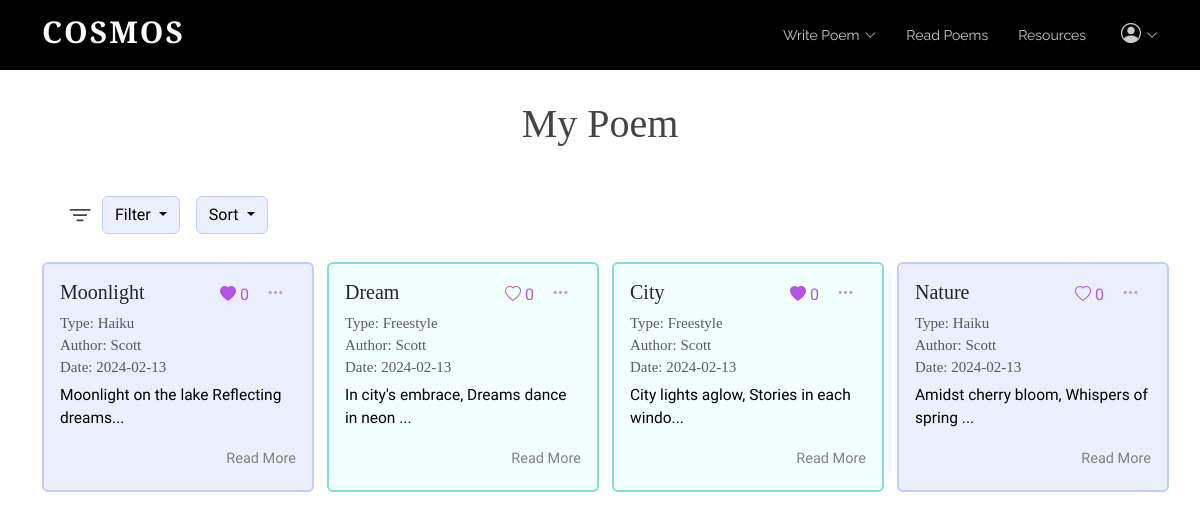
Page /mypage (signed in) on the committed database.
### tables this page shows
CREATE TABLE "Poem" (
	"username"	TEXT,
	"content"	TEXT,
	"date"	TEXT,
	"title"	TEXT,
	"type"	TEXT
, "id"	INTEGER, "numLikes"	INTEGER, "sentiment"	INTEGER, "iamb"	INTEGER);

### app.py (the view)
@app.route('/mypage', methods=['GET']) # / => main homepage; decorator
def mypage(): #index func calls render_template, showing login.html on website
	isLogin = False
	if request.method == "POST":
		pass
	else:
		conn = sqlite3.connect('static/database.db')
		cursor = conn.cursor()
		query = """
			SELECT P.username, P.content, P.date, P.title, P.type,P.id, P.numLikes, P.iamb,
				   COALESCE(L.liked, 0) AS liked
			FROM Poem P
			LEFT JOIN Likes L ON P.id = L.poem_id AND L.username = ?
		"""
		cursor.execute(query, (session.get("username"),))
		rows = cursor.fetchall()
		usernames = []  # ["scott", "alice"]
		contents = []  # ["poem...", "poem2..."]
		dates = []  # ["2023-12-12", "2022-10-10"]
		titles = []
		types = []
		likes = []
		ids = []
		num_likes = []
		iambs = []
		for row in rows:
			usernames.append(row[0])
			contents.append(row[1])
			dates.append(row[2])
			titles.append(row[3])
			if row[4] == "free":
				types.append("Freestyle")
			else:
				types.append(row[4].title())
			likes.append(row[6])
			iambs.append(row[7])
			ids.append(row[5])
			num_likes.append(row[8])
		print("ABCCCCC",iambs)
		if "username" not in session:
			isLogin = False
			return redirect(url_for('login'))
		else:
			isLogin = True
		return render_template('mypage.html',ids=ids, usernames=usernames, contents=contents,
							   dates=dates, titles=titles, types=types, liked_status=likes, iambs=iambs,
							   num_poems=len(usernames), isLogin=isLogin, username = session["username"],num_likes=num_likes)

### templates/mypage.html (shortened to what this page needs)
<!DOCTYPE html>
<html lang="en">
  <head>
    <link href="../static/vendor/aos/aos.css" rel="stylesheet">
    <link href="../static/vendor/bootstrap/css/bootstrap.min.css" rel="stylesheet">
    <link href="../static/vendor/bootstrap-icons/bootstrap-icons.css" rel="stylesheet">
    <link href="../static/vendor/boxicons/css/boxicons.min.css" rel="stylesheet">
    <link href="../static/vendor/glightbox/css/glightbox.min.css" rel="stylesheet">
    <link href="../static/vendor/swiper/swiper-bundle.min.css" rel="stylesheet">
    <link href="../static/css/style.css" rel="stylesheet">
  </head>
  <body>
 <header id="header" class="fixed-top d-flex align-items-center">
    <div class="container d-flex justify-content-between">
      <div class="logo">
        <h1><a href="{{url_for('index')}}">Cosmos</a></h1>
      </div>
      <nav id="navbar" class="navbar">
        <ul>
          <li class="dropdown"><a href="{{url_for('bwrite')}}"><span>Write Poem</span> <i class="bi bi-chevron-down"></i></a>
          </li>
          <li><a class="nav-link scrollto" href="{{url_for('board')}}">Read Poems</a></li>
          <li><a class="nav-link scrollto" href="{{url_for('tube')}}">Resources</a></li>
          {% if isLogin %}
            <li class="dropdown">
              <a  class="color-white"><span><i class="bi bi-person-circle large-icon"></i></span> <i class="bi bi-chevron-down"></i></a>
            </li>
          {% else %}
            <li><a class="nav-link scrollto" href="{{url_for('login')}}">Login</a></li>
          {% endif %}
        </ul>
      </nav>
    </div>
  </header>
      <main>
        <div class="container stat-mt">
          <h1 class="mb-5 text-center">My Poem</h1>
  <div class="d-flex">
      <i class="bi bi-filter ms-5 ms-md-4 me-2 bigbigicon"></i>
<div class="dropdown me-3">
  <button class="btn btn-secondary dropdown-toggle" type="button" id="filterMenuButton" data-bs-toggle="dropdown" aria-expanded="false">
    Filter
  </button>
</div>
<div class="dropdown">
  <button class="btn btn-secondary dropdown-toggle" type="button" id="sortMenuButton" data-bs-toggle="dropdown" aria-expanded="false">
    Sort
  </button>
</div>
  </div>
          <div class="row poem-container">
              {% set counter = 0 %}
                    {% for i in range(num_poems) %}
                        {% if username == usernames[i] %}
                            {% set counter = counter + 1 %}
                          {% if counter < 4 %}
                            <div class="col-md-6 col-lg-3 poem-item filter-{{types[i]}} mt-4 mt-md-4" data-title="{{titles[i]}}" data-date="{{dates[i][0:10]}}" data-type="{{types[i]}}" data-likes ="{{ num_likes[i] }}">
                          {% else %}
                            <div class="col-md-6 col-lg-3 poem-item filter-{{types[i]}} mt-4 mt-md-4 mt-lg-4"data-title="{{titles[i]}}"  data-date="{{ dates[i][0:10]}}" data-type="{{types[i]}}" data-likes ="{{ num_likes[i] }}">
                          {% endif %}
                    {% if types[i] == "Acrostic" %}
              <div class="card poem-card mx-auto poem-card-h" style="width: 18rem;">
                  {% elif types[i] == "Freestyle" %}
                                <div class="card poem-card mx-auto poem-card-f" style="width: 18rem;">
                  {% elif types[i] == "Sonnet" %}
                                <div class="card poem-card mx-auto poem-card-s" style="width: 18rem;">
                    {% else %}
                                <div class="card poem-card mx-auto" style="width: 18rem;">
                  {% endif %}
                        <div class="card-body">
                        <div class="d-flex">
                    {% if titles[i]|length < 11 %}
                                                            {% if iambs[i] == 1 %}
                                  <h5 class="card-title"><span class="title">{{titles[i]}} (I)- </span> </h5>
                                        {% else %}
                                                      <h5 class="card-title"><span class="title">{{titles[i]}} </span> </h5>
                                        {% endif %}
                    {% else %}
                                                                                {% if iambs[i] == 1 %}
                                                                  <h5 class="card-title"><span class="title">{{titles[i][0:11]}} (I)...</span></h5>
                                                    {% else %}
                                                  <h5 class="card-title"><span class="title">{{titles[i][0:11]}}...</span></h5>
                                                    {% endif %}
                    {% endif %}
<div class="options-button-container ms-auto d-flex align-items-center">
                                                    {% if liked_status[i] == 1 %}
                  <div class="text-right">
                    <button class="mb-2 like-button" data-poem-id="{{ ids[i] }}" data-username="{{ usernames[i] }}" data-liked="{{ liked_status[i] }}">
      <i class="bi bi-heart-fill"></i> <span class="like-count">{{ num_likes[i] }}</span>
                    </button>
                  </div>
                    {%else %}
                                      <div class="text-right">
                    <button class="mb-2 like-button" data-poem-id="{{ ids[i] }}" data-username="{{ usernames[i] }}" data-liked="{{ liked_status[i] }}">
      <i class="bi bi-heart"></i> <span class="like-count">{{ num_likes[i] }}</span>
                    </button>
                  </div>
                    {% endif %}
    <div class="btn-group">
        <button type="button" class="btn btn-outline-primary dropdown-toggle border-0 bg-transparent custom-size" data-bs-toggle="dropdown" aria-expanded="false">
    <i class="bi bi-three-dots icon-nudge-up"></i>
        </button>
    </div>
</div>
</div>
                                      <h6 class="card-subtitle mb-2 text-muted">Type: {{types[i]}}</h6>
                  <h6 class="card-subtitle mb-2 text-muted">Author: {{usernames[i]}}</h6>
                  <h6 class="card-subtitle mb-2 text-muted">Date: <span class="date">{{dates[i][0:10]}}</span></h6>
                            {% if contents[i][:45]|length < 25 %}
                          <p class="card-text mytext">{{contents[i][0:40]}} ...</p>
                    <br>
                            {% else %}
                             <p class="card-text mytext">{{contents[i][0:40]}}...</p>
                            {% endif %}
                <div class="text-end">
                  <a class="card-link text-right" data-bs-toggle="modal" data-bs-target="#poemModal" data-poem-id="{{ ids[i] }}" data-title="{{titles[i]}}" data-type="{{types[i]}}" data-username="{{usernames[i]}}" data-date="{{dates[i][0:10]}}" data-content="{{contents[i]}}">
 Read More
</a>
                </div>
                        </div>
                      </div>
                    </div>
                        {% endif %}
                    {% endfor %}
                  </div>
        </div>
</main>
  </body>
</html>

### static/css/style.css (style rules this page uses)
html, body { font-family: 'Nanum Myeongjo', serif !important; }
.large-icon { font-size: 20px !important; }
body { color: #444444; }
a { color: #1bac91; text-decoration: none; }
h1, h2, h3, h4, h5, h6 { font-family: 'Cormorant Garamond', serif; }
#header { height: 70px; transition: all 0.5s; z-index: 997; background: #000; }
#header .logo h1 { font-size: 30px; margin: 0; padding: 6px 0; line-height: 1; font-weight: 700; letter-spacing: 2px; text-transform: uppercase; }
#header .logo h1 a, #header .logo h1 a:hover { color: #fff; text-decoration: none; }
.navbar { padding: 0; }
.navbar ul { margin: 0; padding: 0; display: flex; list-style: none; align-items: center; }
.navbar li { position: relative; }
.navbar>ul>li+li { margin-left: 30px; }
.navbar a, .navbar a:focus { display: flex; align-items: center; justify-content: space-between; padding: 12px 0; font-size: 14px; font-family: "Raleway", sans-serif; color: rgba(255, 255, 255, 0.8); white-space: nowrap; transition: 0.3s; position: relative; }
.navbar a i, .navbar a:focus i { font-size: 12px; line-height: 0; margin-left: 5px; }
.navbar>ul>li>a:before { content: ""; position: absolute; width: 100%; height: 2px; bottom: 3px; left: 0; background-color: #A2AFF6; visibility: hidden; width: 0px; transition: all 0.3s ease-in-out 0s; }
.btn-outline-primary.dropdown-toggle::after { display: none; }
.icon-nudge-up { position: relative; top: -5px; }
.custom-size { font-size: 17px; }
body p { color: black; font-family: 'Nanum Myeongjo', serif; }
body a { color: gray; }
body { margin: 0; }
.btn-outline-primary { color: #CC95DD !important; }
.bigbigicon { font-size: 28px !important; }
.btn-secondary { background-color:#ECEFFE !important; border: 1px solid #BECDFB !important; color: black !important; }
.card-link { cursor:pointer; font-size: 14.5px; }
.like-button { font-size:16px; }
.like-button { background-color: transparent !important; color:#B255E3 !important; border: none !important; }
.poem-card { width: 17rem !important; height: 230px; background-color:#ECEFFE; border: 2px solid #BECDFB; transition: transform 0.3s ease-in-out; }
.card-subtitle { font-size: 15px !important; }
.poem-card-f { background-color: #F2FFFF !important; border: 2px solid #86DADA !important; }
.stat-mt { margin-top: 100px; }
.mytext { font-size:15.5px !important; }
.color-white { color:white; }

### rows in the picture
Poem: title "Moonlight", username "Scott", date "2024-02-13", content "Moonlight on the lake Reflecting dreams"
Poem: title "Dream", username "Scott", date "2024-02-13", content "In city's embrace, Dreams dance in neon"
Poem: title "City", username "Scott", date "2024-02-13", content "City lights aglow, Stories in each windo"
Poem: title "Nature", username "Scott", date "2024-02-13", content "Amidst cherry bloom, Whispers of spring"

### other values in the picture
{{ num_likes[i] }} "0" "0"
{{ types[i] }} "Haiku" "Freestyle" "Freestyle" "Haiku"
